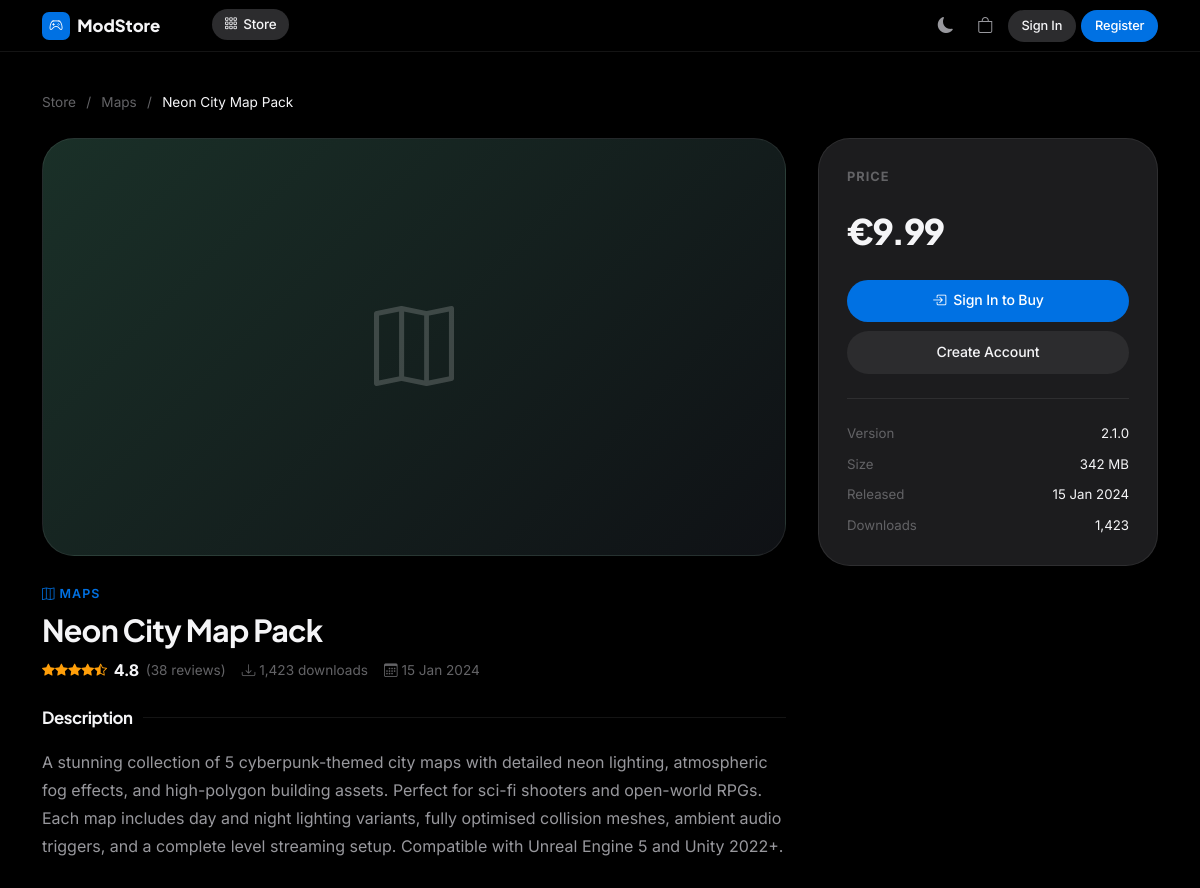
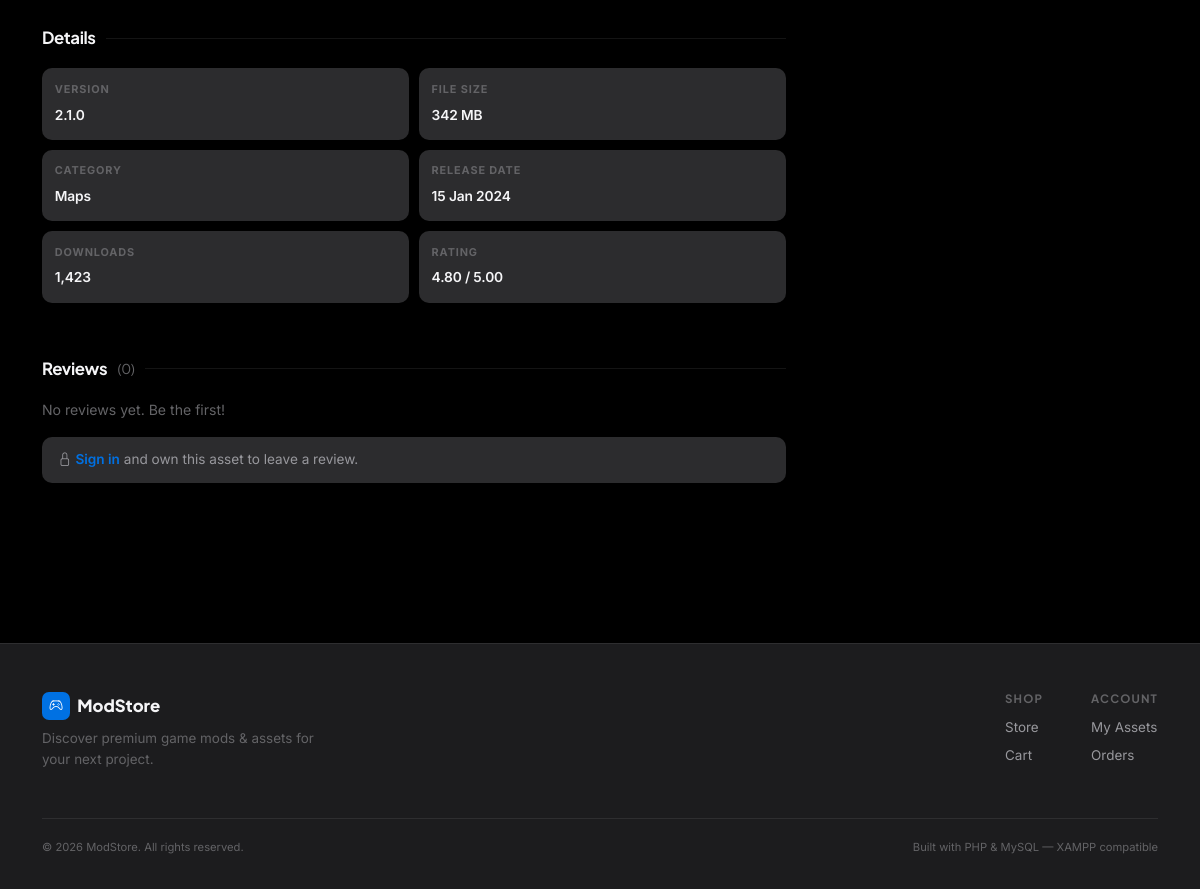
Screenshot of /product.php?id=1 with the database file from the repository (2 pictures, top to bottom).
### tables this page shows
CREATE TABLE `products` (
  `id`             INT(11)        NOT NULL AUTO_INCREMENT,
  `name`           VARCHAR(100)   NOT NULL,
  `slug`           VARCHAR(100)   NOT NULL,
  `description`    TEXT           NOT NULL,
  `price`          DECIMAL(10,2)  NOT NULL DEFAULT '0.00',
  `category_id`    INT(11)        DEFAULT NULL,
  `download_count` INT(11)        NOT NULL DEFAULT '0',
  `rating`         DECIMAL(3,2)   NOT NULL DEFAULT '0.00',
  `review_count`   INT(11)        NOT NULL DEFAULT '0',
  `version`        VARCHAR(20)    NOT NULL DEFAULT '1.0.0',
  `file_size`      VARCHAR(20)    NOT NULL DEFAULT '—',
  `release_date`   DATE           NOT NULL,
  `is_active`      TINYINT(1)     NOT NULL DEFAULT '1',
  `created_at`     TIMESTAMP      NOT NULL DEFAULT CURRENT_TIMESTAMP,
  PRIMARY KEY (`id`),
  UNIQUE KEY `uq_slug` (`slug`),
  KEY `idx_category` (`category_id`),
  CONSTRAINT `fk_product_category`
    FOREIGN KEY (`category_id`) REFERENCES `categories` (`id`) ON DELETE SET NULL
);

CREATE TABLE `categories` (
  `id`   INT(11)     NOT NULL AUTO_INCREMENT,
  `name` VARCHAR(50) NOT NULL,
  `slug` VARCHAR(50) NOT NULL,
  `icon` VARCHAR(50) NOT NULL DEFAULT 'bi-box',
  PRIMARY KEY (`id`),
  UNIQUE KEY `uq_slug` (`slug`)
);

### product.php (the view, shortened to what this page needs)
<?php
require_once __DIR__ . '/config/db.php';
require_once __DIR__ . '/includes/functions.php';
$id = (int) ($_GET['id'] ?? 0);
$stmt = $pdo->prepare(
    'SELECT p.*, c.name AS cat_name, c.slug AS cat_slug, c.icon AS cat_icon
     FROM products p
     LEFT JOIN categories c ON c.id = p.category_id
     WHERE p.id = ? AND p.is_active = 1'
);
$stmt->execute([$id]);
$product = $stmt->fetch();
$revStmt = $pdo->prepare(
    'SELECT r.*, u.username FROM reviews r
     JOIN users u ON u.id = r.user_id
     WHERE r.product_id = ?
     ORDER BY r.created_at DESC'
);
$revStmt->execute([$id]);
$reviews = $revStmt->fetchAll();
$owns = false;
$userReviewed = false;
require_once __DIR__ . '/includes/header.php';
?>
<div class="container-xl py-4">
  <nav style="margin-bottom:1.5rem;font-size:.85rem;color:var(--text-muted);">
    <a href="index.php" style="color:var(--text-muted);">Store</a>
    <span style="margin:0 .4rem;">/</span>
    <a href="index.php?cat=<?= e($product['cat_slug'] ?? '') ?>" style="color:var(--text-muted);"><?= e($product['cat_name'] ?? 'General') ?></a>
    <span style="margin:0 .4rem;">/</span>
    <span style="color:var(--text-primary);"><?= e($product['name']) ?></span>
  </nav>
  <div class="product-detail-layout">
    <div>
      <div class="product-detail-thumb"
           style="background:<?= cardGradient((int)$product['category_id']) ?>">
        <i class="bi <?= e($product['cat_icon'] ?? 'bi-box') ?>"
           style="font-size:5rem;color:rgba(255,255,255,.18);"></i>
      </div>
      <div style="margin-bottom:1.5rem;">
        <span class="product-card__cat" style="font-size:.78rem;">
          <i class="bi <?= e($product['cat_icon'] ?? 'bi-box') ?>"></i>
          <?= e($product['cat_name'] ?? 'General') ?>
        </span>
        <h1 style="font-size:1.9rem;margin:.4rem 0 .6rem;"><?= e($product['name']) ?></h1>
        <div style="display:flex;align-items:center;gap:1rem;flex-wrap:wrap;">
          <div style="display:flex;align-items:center;gap:.4rem;">
            <?= stars((float)$product['rating']) ?>
            <span style="font-weight:700;"><?= number_format($product['rating'], 1) ?></span>
            <span style="color:var(--text-muted);font-size:.85rem;">(<?= $product['review_count'] ?> reviews)</span>
          </div>
          <span style="color:var(--text-muted);font-size:.85rem;">
            <i class="bi bi-download"></i> <?= number_format($product['download_count']) ?> downloads
          </span>
          <span style="color:var(--text-muted);font-size:.85rem;">
            <i class="bi bi-calendar3"></i> <?= fDate($product['release_date']) ?>
          </span>
        </div>
      </div>
      <div class="section">
        <h2 class="section-title" style="font-size:1.05rem;">Description</h2>
        <p style="color:var(--text-secondary);line-height:1.75;">
          <?= nl2br(e($product['description'])) ?>
        </p>
      </div>
      <div class="section">
        <h2 class="section-title" style="font-size:1.05rem;">Details</h2>
        <div class="detail-meta-grid">
          <div class="detail-meta-item">
            <small>Version</small>
            <span><?= e($product['version']) ?></span>
          </div>
          <div class="detail-meta-item">
            <small>File Size</small>
            <span><?= e($product['file_size']) ?></span>
          </div>
          <div class="detail-meta-item">
            <small>Category</small>
            <span><?= e($product['cat_name'] ?? '—') ?></span>
          </div>
          <div class="detail-meta-item">
            <small>Release Date</small>
            <span><?= fDate($product['release_date']) ?></span>
          </div>
          <div class="detail-meta-item">
            <small>Downloads</small>
            <span><?= number_format($product['download_count']) ?></span>
          </div>
          <div class="detail-meta-item">
            <small>Rating</small>
            <span><?= number_format($product['rating'], 2) ?> / 5.00</span>
          </div>
        </div>
      </div>
      <div class="section">
        <h2 class="section-title" style="font-size:1.05rem;">
          Reviews <span style="color:var(--text-muted);font-size:.85rem;font-weight:400;">(<?= count($reviews) ?>)</span>
        </h2>
        <?php if (empty($reviews)): ?>
          <p style="color:var(--text-muted);font-size:.88rem;">No reviews yet. Be the first!</p>
        <?php endif; ?>
        <?php if (isLoggedIn() && $owns && !$userReviewed): ?>
          <div id="reviewForm" style="margin-top:1.5rem;padding-top:1.5rem;border-top:1px solid var(--border);">
            <h3 style="font-size:1rem;margin-bottom:1rem;">
              <i class="bi bi-pencil-square" style="color:var(--accent);"></i>
              Leave a Review
            </h3>
            <form action="process/add-review.php" method="POST" class="ms-form">
              <?php csrfField() ?>
              <input type="hidden" name="product_id" value="<?= $product['id'] ?>">
              <div class="form-group">
                <label>Your Rating</label>
                <div style="display:flex;gap:.35rem;align-items:center;" id="starPicker">
                  <?php for ($s = 1; $s <= 5; $s++): ?>
                    <i class="bi bi-star star-pick"
                       data-val="<?= $s ?>"
                       style="font-size:1.6rem;cursor:pointer;color:var(--bg-hover);transition:color .12s;"
                       onclick="setStar(<?= $s ?>)"
                       onmouseover="hoverStar(<?= $s ?>)"
                       onmouseout="resetStarHover()">
                    </i>
                  <?php endfor; ?>
                  <span id="ratingLabel" style="font-size:.85rem;color:var(--text-muted);margin-left:.4rem;">Select rating</span>
                </div>
                <div style="display:none;" id="hiddenStars">
                  <?php for ($s = 1; $s <= 5; $s++): ?>
                    <input type="radio" name="rating" id="ratingVal<?= $s ?>" value="<?= $s ?>" <?= $s===5?'checked':''?>>
                  <?php endfor; ?>
                </div>
              </div>
              <div class="form-group">
                <label for="reviewComment">Comment <span style="color:var(--text-muted);font-weight:400;">(optional)</span></label>
                <textarea name="comment" id="reviewComment" class="ms-textarea"
                  placeholder="What did you like or dislike? How did you use this asset?"
                  maxlength="1000" style="min-height:90px;"></textarea>
                <div style="font-size:.73rem;color:var(--text-muted);text-align:right;" id="reviewCharCount">0 / 1000</div>
              </div>
              <button type="submit" class="btn-ms btn-ms-primary btn-sm">
                <i class="bi bi-send"></i> Submit Review
              </button>
            </form>
          </div>
          <script>
          let selectedRating = 5;
          const ratingLabels = {1:'Poor',2:'Fair',3:'Good',4:'Very Good',5:'Excellent'};
          function setStar(val) {
            selectedRating = val;
            document.getElementById('ratingVal' + val).checked = true;
            document.getElementById('ratingLabel').textContent = ratingLabels[val];
            document.getElementById('ratingLabel').style.color = 'var(--warning)';
            paintStars(val, true);
          }
          function hoverStar(val) { paintStars(val, false); }
          function resetStarHover() { paintStars(selectedRating, true); }
          function paintStars(upTo, fill) {
            document.querySelectorAll('.star-pick').forEach(s => {
              const v = parseInt(s.dataset.val);
              s.className = v <= upTo
                ? 'bi bi-star-fill star-pick'
                : 'bi bi-star star-pick';
              s.style.color = v <= upTo ? 'var(--warning)' : 'var(--bg-hover)';
            });
          }
          // Init with 5 stars pre-selected
          paintStars(5, true);
          document.getElementById('ratingLabel').textContent = 'Excellent';
          document.getElementById('ratingLabel').style.color = 'var(--warning)';
          document.getElementById('reviewComment').addEventListener('input', function() {
            document.getElementById('reviewCharCount').textContent = this.value.length + ' / 1000';
          });
          </script>
        <?php elseif (isLoggedIn() && $owns && $userReviewed): ?>
          <div style="margin-top:1rem;padding:.75rem 1rem;background:var(--success-bg);border-radius:var(--radius-sm);font-size:.85rem;color:var(--success);">
            <i class="bi bi-check-circle-fill"></i> You have already reviewed this asset.
          </div>
        <?php elseif (!isLoggedIn()): ?>
          <div style="margin-top:1rem;padding:.75rem 1rem;background:var(--bg-hover);border-radius:var(--radius-sm);font-size:.85rem;color:var(--text-secondary);">
            <i class="bi bi-lock"></i>
            <a href="login.php" style="font-weight:600;">Sign in</a> and own this asset to leave a review.
          </div>
        <?php elseif (isLoggedIn() && !$owns): ?>
          <div style="margin-top:1rem;padding:.75rem 1rem;background:var(--bg-hover);border-radius:var(--radius-sm);font-size:.85rem;color:var(--text-secondary);">
            <i class="bi bi-bag"></i> Purchase or claim this asset to leave a review.
          </div>
        <?php endif; ?>
      </div>
    </div>
    <div>
      <div class="purchase-panel">
        <p style="color:var(--text-muted);font-size:.8rem;text-transform:uppercase;letter-spacing:.08em;font-weight:700;">
          <?= $product['price'] == 0 ? 'Free Asset' : 'Price' ?>
        </p>
        <div class="price-big <?= $product['price'] == 0 ? 'free' : '' ?>">
          <?= fPrice((float)$product['price']) ?>
        </div>
        <?php if ($owns): ?>
          <div class="badge-ms badge-success" style="margin-bottom:1rem;font-size:.8rem;padding:.4rem .9rem;">
            <i class="bi bi-check-circle-fill"></i> In Your Library
          </div>
          <a href="my-assets.php" class="btn-ms btn-ms-ghost btn-full" style="margin-bottom:.6rem;">
            <i class="bi bi-collection-play"></i> View My Assets
          </a>
        <?php elseif (!isLoggedIn()): ?>
          <a href="login.php" class="btn-ms btn-ms-primary btn-full" style="margin-bottom:.6rem;">
            <i class="bi bi-box-arrow-in-right"></i>
            <?= $product['price'] == 0 ? 'Sign In to Get Free' : 'Sign In to Buy' ?>
          </a>
          <a href="register.php" class="btn-ms btn-ms-ghost btn-full">
            Create Account
          </a>
        <?php endif; ?>
        <div class="divider"></div>
        <div style="display:flex;flex-direction:column;gap:.6rem;font-size:.83rem;">
          <div style="display:flex;justify-content:space-between;">
            <span style="color:var(--text-muted);">Version</span>
            <span><?= e($product['version']) ?></span>
          </div>
          <div style="display:flex;justify-content:space-between;">
            <span style="color:var(--text-muted);">Size</span>
            <span><?= e($product['file_size']) ?></span>
          </div>
          <div style="display:flex;justify-content:space-between;">
            <span style="color:var(--text-muted);">Released</span>
            <span><?= fDate($product['release_date']) ?></span>
          </div>
          <div style="display:flex;justify-content:space-between;">
            <span style="color:var(--text-muted);">Downloads</span>
            <span><?= number_format($product['download_count']) ?></span>
          </div>
        </div>
      </div>
    </div>
  </div>
</div>
<?php require_once __DIR__ . '/includes/footer.php'; ?>

### rows the page displays
products: category.name "Maps", name "Neon City Map Pack", category.name "MAPS", rating "4.8", review_count "38", download_count "1,423", release_date "15 Jan 2024", description "A stunning collection of 5 cyberpunk-themed city maps with detailed neon lighting, atmospheric fog effects, and high-polygon building assets. Perfect for sci-fi shooters and open-world RPGs. Each map includes day and night lighting variants, fully optimised collision meshes, ambient audio triggers, and a complete level streaming setup. Compatible with Unreal Engine 5 and Unity 2022+.", version "2.1.0", file_size "342 MB", rating "4.80", price "€9.99"

### other values shown
count($reviews) "0"
